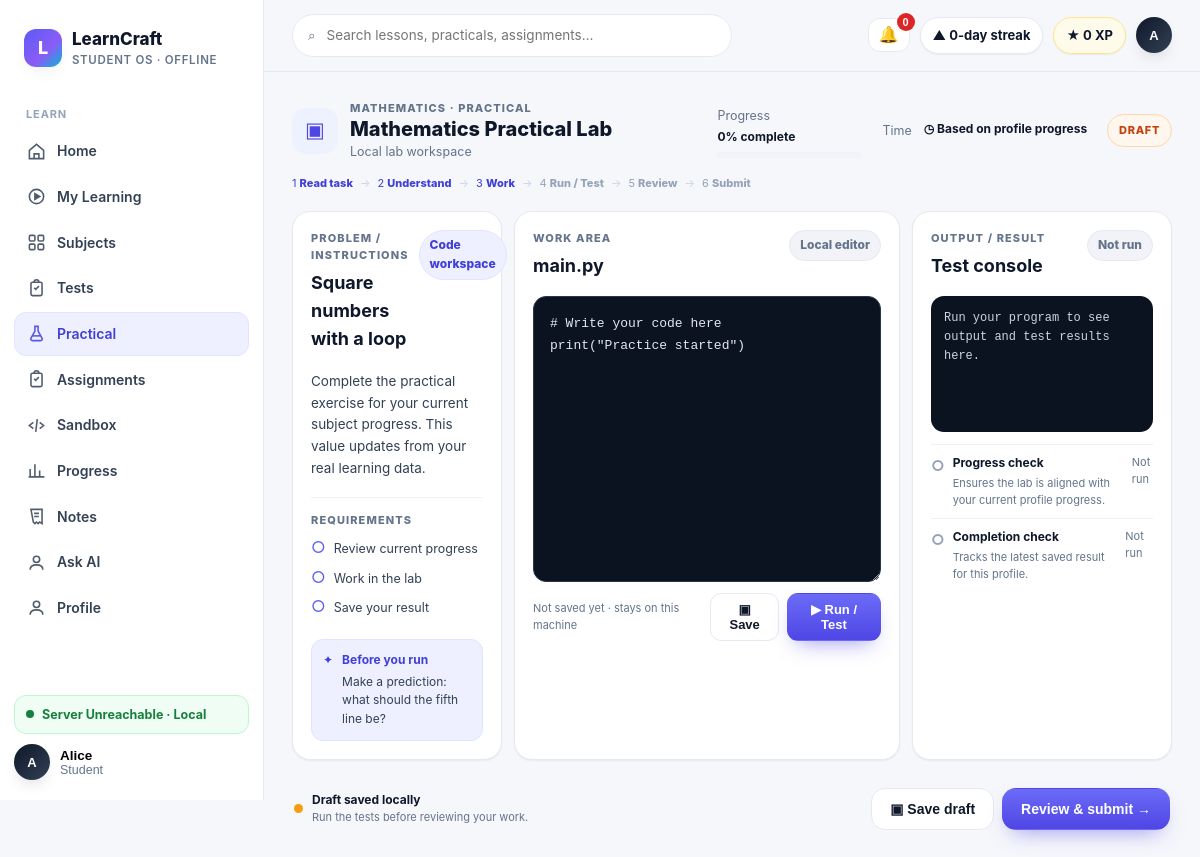
The page /practical (signed in) on the database its author committed.
### tables this page shows
CREATE TABLE users (
            id INTEGER PRIMARY KEY AUTOINCREMENT,
            name TEXT NOT NULL,
            email TEXT NOT NULL UNIQUE,
            password_hash TEXT NOT NULL,
            role TEXT NOT NULL DEFAULT 'STUDENT',
            avatar TEXT,
            bio TEXT,
            created_at TIMESTAMP NOT NULL DEFAULT CURRENT_TIMESTAMP,
            updated_at TIMESTAMP NOT NULL DEFAULT CURRENT_TIMESTAMP
        );

CREATE TABLE academic_subjects (
            subject_id TEXT PRIMARY KEY,
            board TEXT NOT NULL,
            class_level TEXT NOT NULL,
            academic_year TEXT NOT NULL,
            slug TEXT NOT NULL,
            name TEXT NOT NULL,
            description TEXT NOT NULL DEFAULT '',
            source_version TEXT NOT NULL,
            UNIQUE(board, class_level, academic_year, slug)
        );

### app/main.py (the view)
@app.route("/practical")
@require_auth
def practical():
    user = current_user()
    subjects = student_subjects(user["id"])
    subject = next((item for item in subjects if item["progress"] > 0), subjects[0]) if subjects else {
        "name": "Practice",
        "slug": "physics",
        "bg": "#FFF7ED",
        "color": "#EA580C",
        "progress": 0,
        "current_chapter": "Start your first practical"
    }
    workspace = {
        "subject": subject["name"],
        "subject_bg": subject["bg"],
        "subject_color": subject["color"],
        "title": f"{subject['name']} Practical Lab",
        "environment": "Local lab workspace",
        "step": f"{subject['progress']}% complete",
        "progress": subject["progress"],
        "time": "Based on profile progress",
        "mode": "code",
        "instructions": "Complete the practical exercise for your current subject progress. This value updates from your real learning data.",
        "requirements": ["Review current progress", "Work in the lab", "Save your result"],
        "starter_code": "# Write your code here\nprint(\"Practice started\")\n",
        "tests": [
            {"id": "p1", "name": "Progress check", "detail": "Ensures the lab is aligned with your current profile progress."},
            {"id": "p2", "name": "Completion check", "detail": "Tracks the latest saved result for this profile."},
        ],
    }
    return render_template("pages/practical.html", title="Practical",
                           practicals=[{"title": workspace["title"], "subject": subject["name"], "status": "In progress", "progress": subject["progress"], "href": "/practical"}],
                           workspace=workspace,
                           **shell_ctx("practical", user))

### app/database/connection.py (called while the page is built)
def resolve_db_path():
    configured = os.environ.get("LEARNCRAFT_DB_PATH")
    if configured:
        candidate = Path(configured)
        if not candidate.is_absolute():
            return (BASE_DIR / candidate).resolve()
        return candidate
    return DATA_DIR / "learncraft.db"

def get_connection():
    db_path = resolve_db_path()
    db_path.parent.mkdir(parents=True, exist_ok=True)
    connection = sqlite3.connect(db_path, timeout=30.0, check_same_thread=False)
    connection.row_factory = sqlite3.Row
    try:
        connection.execute("PRAGMA journal_mode=WAL")
        connection.execute("PRAGMA busy_timeout=30000")
        connection.execute("PRAGMA foreign_keys=ON")
    except sqlite3.Error:
        pass
    return connection

def _row_to_dict(row):
    return dict(row) if row else None

def get_user_by_id(user_id):
    connection = get_connection()
    user = connection.execute("SELECT * FROM users WHERE id = ?", (int(user_id),)).fetchone()
    connection.close()
    return _row_to_dict(user)

def user_payload(user):
    if not user:
        return None
    user_data = dict(user)
    user_data.pop("password_hash", None)
    return user_data

def get_user_progress(user_id):
    connection = get_connection()
    rows = connection.execute(
        "SELECT * FROM learning_progress WHERE user_id = ? ORDER BY updated_at DESC",
        (int(user_id),),
    ).fetchall()
    connection.close()
    return [dict(row) for row in rows]

### app/main.py (called while the page is built, shortened)
@app.before_request
def _lazy_runtime_bootstrap():
    global _RUNTIME_READY

def current_user():
    user_id = session.get("user_id")
    if not user_id:
        return None
    return user_payload(get_user_by_id(user_id))

def is_teacher_user(user=None):
    return bool(user) and user.get("role") in {"TEACHER", "ADMIN"}

def require_auth(view):
    @wraps(view)
    def wrapped(*args, **kwargs):
        user = current_user()
        return view(*args, **kwargs)
    return wrapped

def shell_ctx(active, user=None):
    pending = 0
    if user and user.get("role") == "STUDENT":
        try:
            pending = len(student_assignments(user["id"]))
        except Exception:
            pending = 0
    return dict(nav=M.NAV, student=build_student_profile(user), active=active, pending_count=pending,
                is_teacher=is_teacher_user(user))

### app/services/content_catalog.py (called while the page is built)
def _read_feature(filename: str) -> dict:
    path = FEATURES_DIR / filename
    if not path.exists():
        return {"subjects": []}
    return _read_json(path)

### frontend/templates/pages/practical.html (shortened to what this page needs)
{% extends "base.html" %}
{% block content %}
<div class="workspace-topbar">
  <div class="workspace-context"><div class="workspace-subject" style="background:{{ workspace.subject_bg }};color:{{ workspace.subject_color }}">▣</div><div><div class="eyebrow">{{ workspace.subject }} · Practical</div><div class="workspace-title">{{ workspace.title }}</div><div class="caption">{{ workspace.environment }}</div></div></div>
  <div class="workspace-meta"><div><span class="caption">Progress</span><strong>{{ workspace.step }}</strong><div class="pbar"><i style="width:{{ workspace.progress }}%"></i></div></div><div class="workspace-time"><span class="caption">Time</span><strong>◷ {{ workspace.time }}</strong></div><span class="state-pill draft" id="practicalState">DRAFT</span></div>
</div>
<div class="workspace-steps"><span class="active">1 <b>Read task</b></span><span class="active">2 <b>Understand</b></span><span class="active">3 <b>Work</b></span><span>4 <b>Run / Test</b></span><span>5 <b>Review</b></span><span>6 <b>Submit</b></span></div>
<div class="practical-workspace" data-mode="{{ workspace.mode }}">
  <section class="workspace-panel task-panel"><div class="panel-heading"><div><div class="eyebrow">Problem / instructions</div><div class="h2" style="margin-top:5px">Square numbers with a loop</div></div><span class="badge info">{{ workspace.mode|capitalize }} workspace</span></div><p class="task-copy">{{ workspace.instructions }}</p><div class="requirements"><div class="eyebrow">Requirements</div>{% for item in workspace.requirements %}<div class="requirement"><span>○</span>{{ item }}</div>{% endfor %}</div><div class="tip-box"><span>✦</span><div><b>Before you run</b><p>Make a prediction: what should the fifth line be?</p></div></div></section>
  <section class="workspace-panel editor-panel"><div class="panel-heading"><div><div class="eyebrow">Work area</div><div class="h2" style="margin-top:5px">main.py</div></div><span class="badge muted">Local editor</span></div><textarea id="practicalCode" class="practical-editor" spellcheck="false" aria-label="Python code editor">{{ workspace.starter_code }}</textarea><div class="editor-actions"><span class="caption" id="saveInfo">Not saved yet · stays on this machine</span><button class="btn btn-secondary btn-sm" onclick="savePractical()">▣ Save</button><button class="btn btn-primary btn-sm" onclick="runPractical()">▶ Run / Test</button></div></section>
  <section class="workspace-panel result-panel"><div class="panel-heading"><div><div class="eyebrow">Output / result</div><div class="h2" style="margin-top:5px">Test console</div></div><span class="badge muted" id="testSummary">Not run</span></div><div class="console-output" id="practicalOutput">Run your program to see output and test results here.</div><div class="test-list">{% for test in workspace.tests %}<div class="test-row" id="test-{{ test.id }}"><span class="test-icon">○</span><div><b>{{ test.name }}</b><small>{{ test.detail }}</small></div><span class="test-status">Not run</span></div>{% endfor %}</div></section>
</div>
<div class="workspace-footer"><div class="draft-note"><span class="state-dot"></span><div><b id="footerState">Draft saved locally</b><small id="footerDetail">Run the tests before reviewing your work.</small></div></div><div class="workspace-actions"><button class="btn btn-secondary" onclick="savePractical()">▣ Save draft</button><button class="btn btn-primary" onclick="openPracticalReview()">Review &amp; submit →</button></div></div>
{% endblock %}

### frontend/templates/base.html (shortened to what this page needs)
<!DOCTYPE html>
<html lang="en">
<head>
<link rel="stylesheet" href="/static/css/design-system.css">
</head>
<body>
{% from "components.html" import icon %}
<div class="shell">
  <aside class="sidebar" id="sidebar">
    <div class="brand"><div class="brand-mark">L</div><div><div class="brand-name">LearnCraft</div><div class="brand-sub">Student OS · Offline</div></div></div>
    <nav class="nav">
      <div class="nav-label">Learn</div>
      {% for item in nav %}
      <a class="nav-item {% if active == item.slug %}active{% endif %}" href="{{ item.href }}">{{ icon(item.icon) }}{{ item.label }}
      </a>
      {% endfor %}
    </nav>
    <div class="side-foot">
      <div class="offline-pill" data-network-pill><span class="dot pulse"></span><span>Offline Mode · Local</span></div>
      <div class="profile-menu-wrap sidebar-profile-wrap">
        <button class="mini-profile profile-trigger" type="button" aria-expanded="false" aria-controls="sidebarProfileMenu">
          <div class="avatar">{{ student.avatar }}</div>
          <div><div style="font-weight:800;font-size:13.5px">{{ student.name }}</div><div class="caption">{{ student.roll_no }}</div></div>
        </button>
      </div>
    </div>
  </aside>
  <div class="main">
    <div class="topbar">
      <div class="search">⌕ <input id="globalSearch" placeholder="Search lessons, practicals, assignments…" oninput="filterCards(this.value)"></div>
      <div class="top-actions">
        {% if not is_teacher %}
        <div class="notif-wrap">
          <button class="notif-btn" id="notifBell" type="button" aria-expanded="false" aria-controls="notifMenu" aria-label="Notifications">🔔<span class="notif-count" id="notifCount" hidden>0</span></button>
        </div>
        {% endif %}
        <span class="pill">▲ {{ student.streak_days }}-day streak</span>
        <span class="pill xp">★ {{ student.xp }} XP</span>
        <div class="profile-menu-wrap top-profile-wrap">
          <button class="profile-trigger top-profile-trigger" type="button" aria-expanded="false" aria-controls="topProfileMenu">
            <div class="avatar">{{ student.avatar }}</div>
          </button>
        </div>
      </div>
    </div>
    <div class="content">{% block content %}{% endblock %}</div>
  </div>
</div>
</body>
</html>

### frontend/templates/base.html (style rules this page uses)
.notif-wrap { position:relative }
.notif-btn { position:relative;border:1px solid var(--line);background:var(--surface);border-radius:12px;padding:8px 10px;font-size:16px;cursor:pointer;line-height:1 }
.notif-count { position:absolute;top:-6px;right:-6px;min-width:18px;height:18px;border-radius:999px;background:#DC2626;color:#fff;font-size:11px;font-weight:800;display:grid;place-items:center;padding:0 4px }

### rows shown on the page
users: avatar "A", name "Alice", roll_no "Student"
academic_subjects: subject "MATHEMATICS"

### other values the page prints
{{ item.label }} "Home" "My Learning" "Subjects" "Tests" "Practical" "Assignments" "Sandbox" "Progress" "Notes" "Ask AI" "Profile"
{{ student.streak_days }} "0"
{{ student.xp }} "0"
{{ workspace.title }} "Mathematics Practical Lab"
{{ workspace.environment }} "Local lab workspace"
{{ workspace.step }} "0% complete"
{{ workspace.time }} "Based on profile progress"
{{ workspace.mode|capitalize }} "Code"
{{ workspace.instructions }} "Complete the practical exercise for your current subject progress. This value updates from your real learning data."
{{ item }} "Review current progress" "Work in the lab" "Save your result"
{{ test.name }} "Progress check" "Completion check"
{{ test.detail }} "Ensures the lab is aligned with your current profile progress." "Tracks the latest saved result for this profile."
